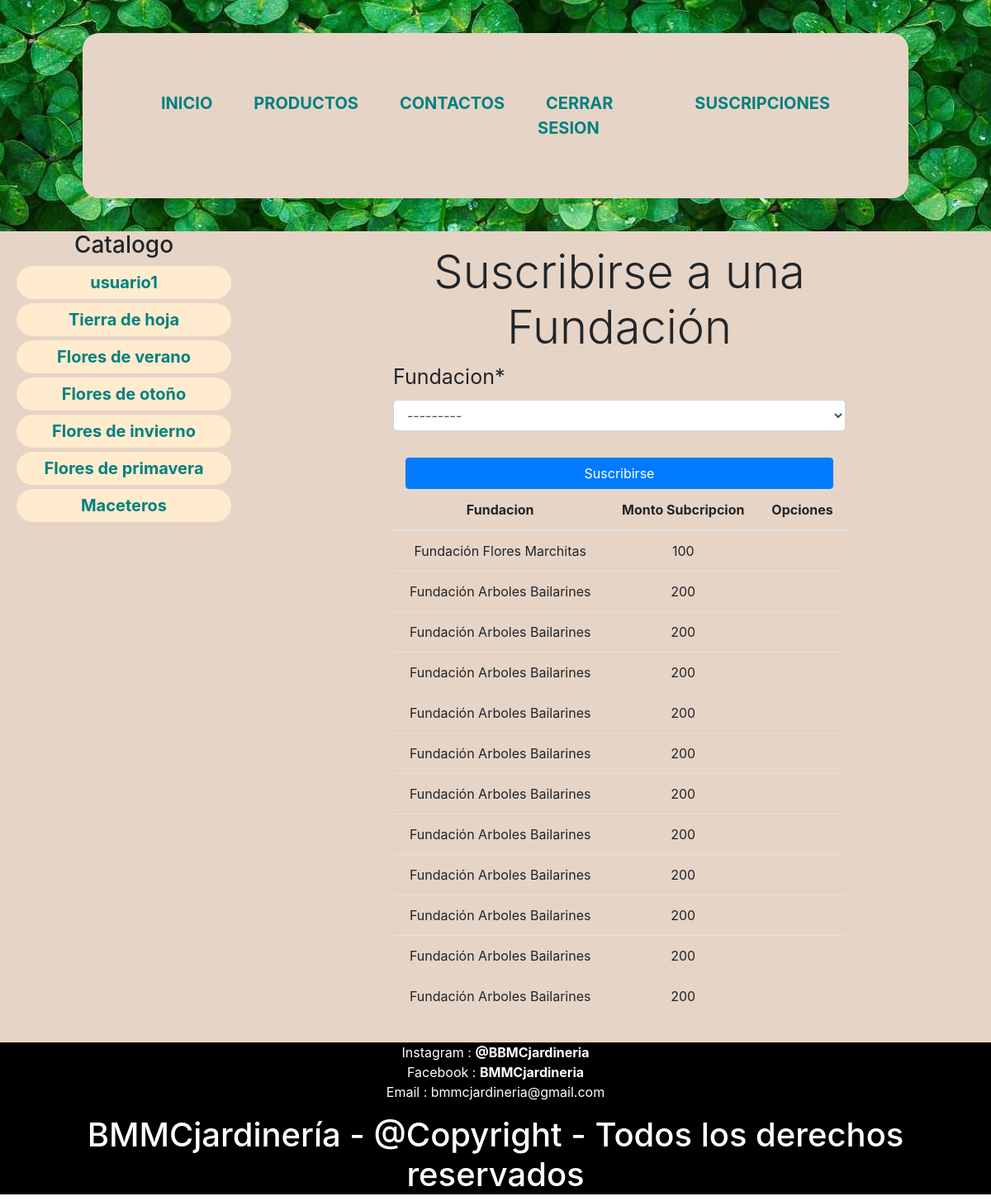
The app's page /subscripcion/ (signed in) with its own data.
### app/models.py (models this page shows, shortened)
class Fundacion(models.Model):
    fundacion = models.CharField(max_length=40)
    monto_sub = models.IntegerField()
    descuento = models.IntegerField()
    def __str__(self):
        return self.fundacion

class Subscripcion(models.Model):
    usuario = models.ForeignKey(User, on_delete=models.CASCADE)
    fundacion = models.ForeignKey(Fundacion, on_delete=models.CASCADE)

### app/views.py (the view, shortened to what this page needs)
# urls.py: path('subscripcion/', subscripsion, name="subscripcion"),
def subscripsion(request):
    usuario = Subscripcion(usuario=request.user)
    subAll = Subscripcion.objects.all()
    datos = {
        'formulario' : SubscripcionForm(instance=usuario),
        'tabla' : subAll
    }
    return render(request, 'registration/subscripcion.html', datos)

### app/forms.py
class SubscripcionForm(ModelForm):
    class Meta:
        model = Subscripcion
        fields = ['fundacion']

### app/templates/registration/subscripcion.html (shortened to what this page needs)
{% extends 'app/base.html' %}
{% load static %}
{% load crispy_forms_tags %}
{% block contenido %}
{% if user.is_authenticated %}
<div class="container">
    <div class="row">
        <div class="col-sm-2"></div>
        <div class="col-sm-8 p-3">
            <h1 class="display-4">Suscribirse a una Fundación</h1>
            <form action="" method="POST" enctype="multipart/form-data">
                <table class="table table-hover">
                    {{ formulario|crispy }}
                </table>
                <div class="container flex-wrap">
                    <div class="row">
                        <div class="col-sm-12">
                            <input type="submit" class="btn btn-primary" value="Suscribirse">
                        </div>
                    </div>
                </div>
            </form>
            <table class="table">
                <thead>
                    <tr>
                        <th>Fundacion</th>
                        <th>Monto Subcripcion</th>
                        <th>Opciones</th>
                    </tr>
                </thead>
                <tbody>
                    {% for aux in tabla %}
                    {% if request.user == aux.usuario %}
                    <div>
                        <tr>
                            <td>{{ aux.fundacion }}</td>
                            <td>{{ aux.fundacion.monto_sub }}</td>
                            <td>
                            </td>
                        </tr>
                    </div>
                    {% endif %}
                    {% endfor %}
                </tbody>
            </table>
        </div>
        <div class="col-sm-2"></div>
    </div>
</div>
{% else %}
 <p>No estas logueado</p>
{% endif %}
{% endblock %}

### app/templates/app/base.html (shortened to what this page needs)
<!DOCTYPE html>
<html lang="en">
<head>
    {% load static %}
    <link rel="stylesheet" href="{% static 'app/dist/css/style.css' %}">
    <link rel="stylesheet" href="https://maxcdn.bootstrapcdn.com/bootstrap/4.5.2/css/bootstrap.min.css">
    <link rel="stylesheet" href="{% static 'app/dist/css/contacto.css' %}">
    <link rel="stylesheet" href="{% static 'app/dist/css/descuentos.css' %}">
    {% load %}
</head>
<body>
        <header>
            <div class="colorheader">
                <nav>
                    <li><a href="{% url 'index' %}">INICIO</a></li>
                    <li><a href="{% url 'productos' %}">PRODUCTOS</a></li>
                    <li><a href="{% url 'contacto' %}">CONTACTOS</a></li>
                    {% if user.is_authenticated %}
                    <li><a href="{% url 'logout' %}">CERRAR SESION</a></li>
                    <li><a href="{% url 'subscripcion' %}">SUSCRIPCIONES</a></li>
                    {% else %}
                    <li><a href="{% url 'login' %}">INICIAR SESION</a></li>
                    {% endif %}
                </nav>
            </div>
        </header>
        <div class="container-fluid">
            <div class="row">
              <div class="col-sm-3">
                <h3>Catalogo</h3>
                <div class="menu_izq"><li><a href="">{{ user.get_username }}</a></li></div>
                <div class="menu_izq"><li><a href="">Tierra de hoja</a></li></div>
                <div class="menu_izq"><li><a href="">Flores de verano</a></li></div>
                <div class="menu_izq"><li><a href="">Flores de otoño</a></li></div>
                <div class="menu_izq"><li><a href="">Flores de invierno</a></li></div>
                <div class="menu_izq"><li><a href="">Flores de primavera</a></li></div>
                <div class="menu_izq"><li><a href="">Maceteros</a></li></div>
              </div>
              <div class="col-sm-9 d-flex flex-wrap">
                {% block contenido %}
                {% endblock %}
              </div>
            </div>
        </div>
        <footer class="contacto">
            <p class="redes">
                Instagram : <b>@BBMCjardineria</b> <br>
                Facebook : <b>BMMCjardineria</b> <br>
                Email : bmmcjardineria@gmail.com
            </p>
            <h1 class="copyright">BMMCjardinería - @Copyright - Todos los derechos reservados</h1>
        </footer>
</body>
</html>

### records on screen
Fundacion: fundacion "---------"
Subscripcion: fundacion "Fundación Flores Marchitas", fundacion.monto_sub "100"
Subscripcion: fundacion "Fundación Arboles Bailarines", fundacion.monto_sub "200"
Subscripcion: fundacion "Fundación Arboles Bailarines", fundacion.monto_sub "200"
Subscripcion: fundacion "Fundación Arboles Bailarines", fundacion.monto_sub "200"
Subscripcion: fundacion "Fundación Arboles Bailarines", fundacion.monto_sub "200"
Subscripcion: fundacion "Fundación Arboles Bailarines", fundacion.monto_sub "200"
Subscripcion: fundacion "Fundación Arboles Bailarines", fundacion.monto_sub "200"
Subscripcion: fundacion "Fundación Arboles Bailarines", fundacion.monto_sub "200"
Subscripcion: fundacion "Fundación Arboles Bailarines", fundacion.monto_sub "200"
Subscripcion: fundacion "Fundación Arboles Bailarines", fundacion.monto_sub "200"
Subscripcion: fundacion "Fundación Arboles Bailarines", fundacion.monto_sub "200"
Subscripcion: fundacion "Fundación Arboles Bailarines", fundacion.monto_sub "200"

### other values on screen
{{ user.get_username }} "usuario1"
